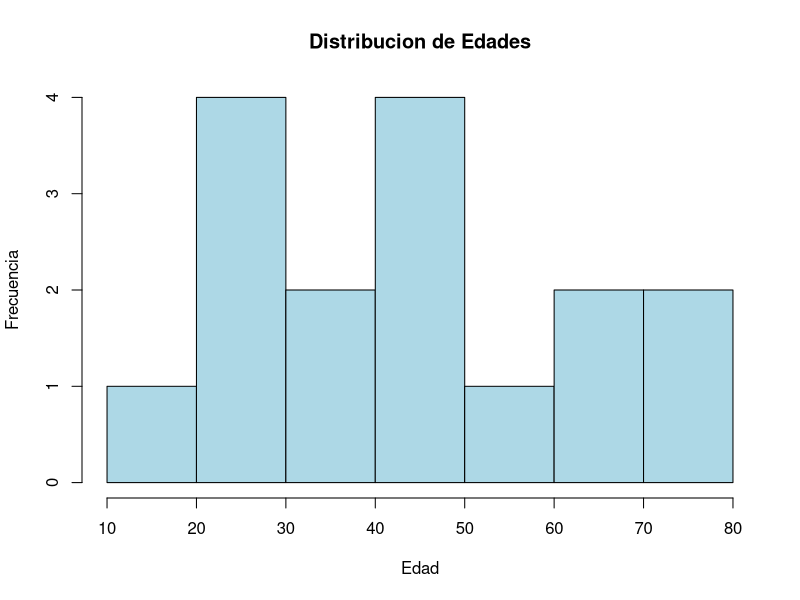
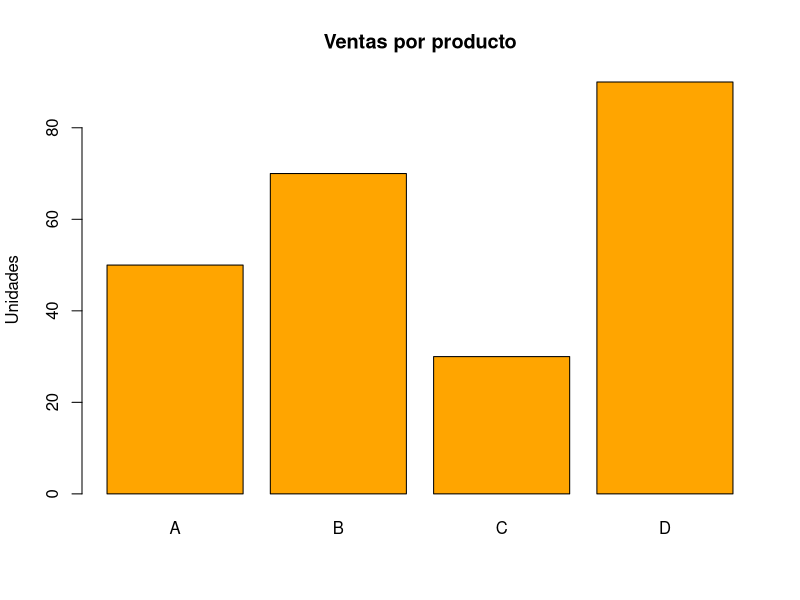
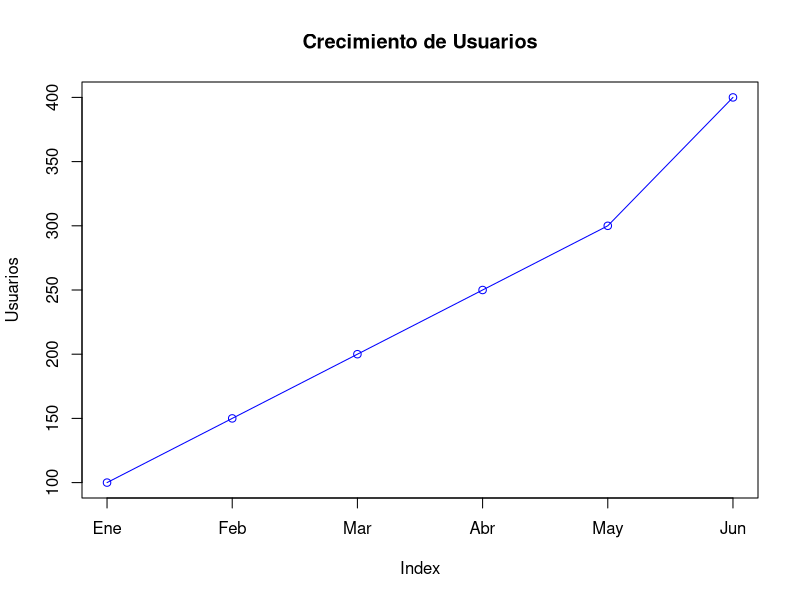
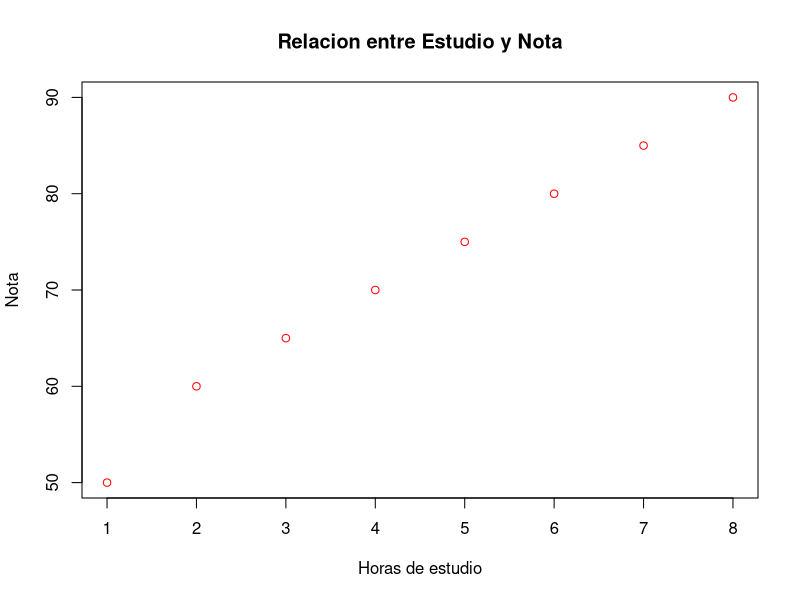
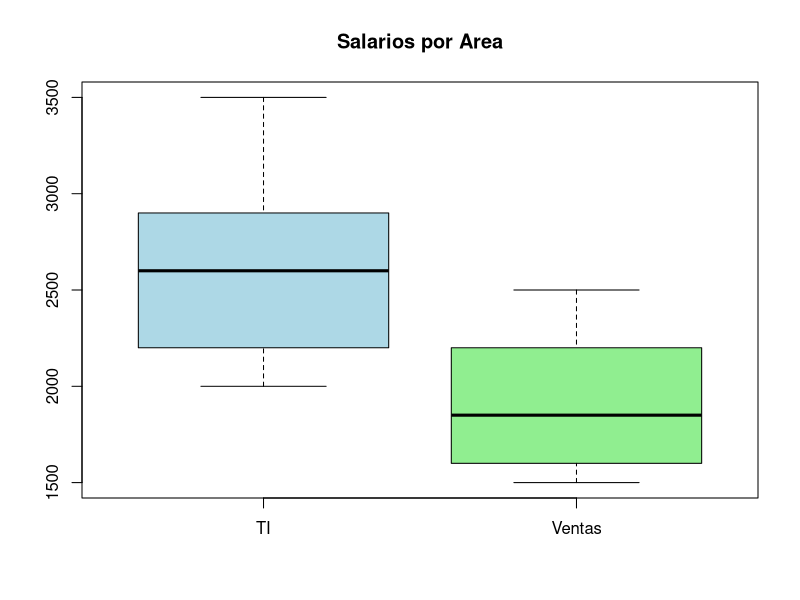
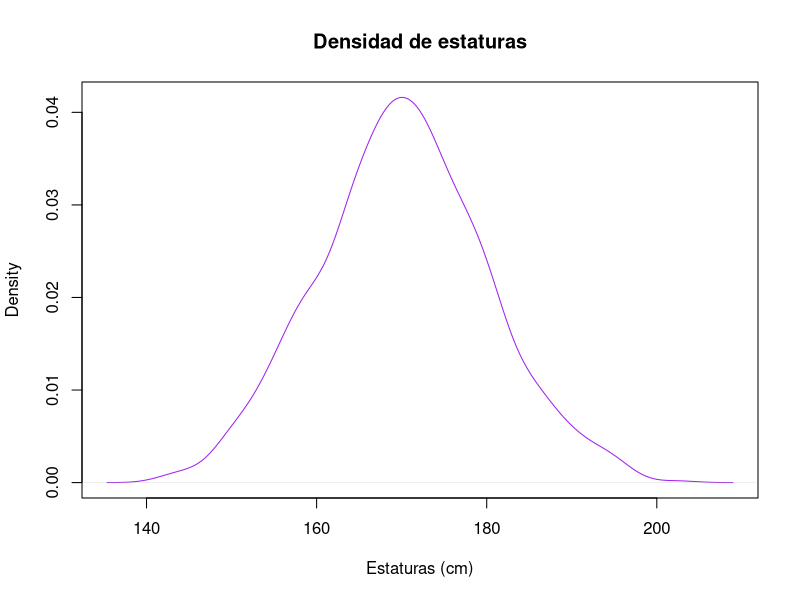
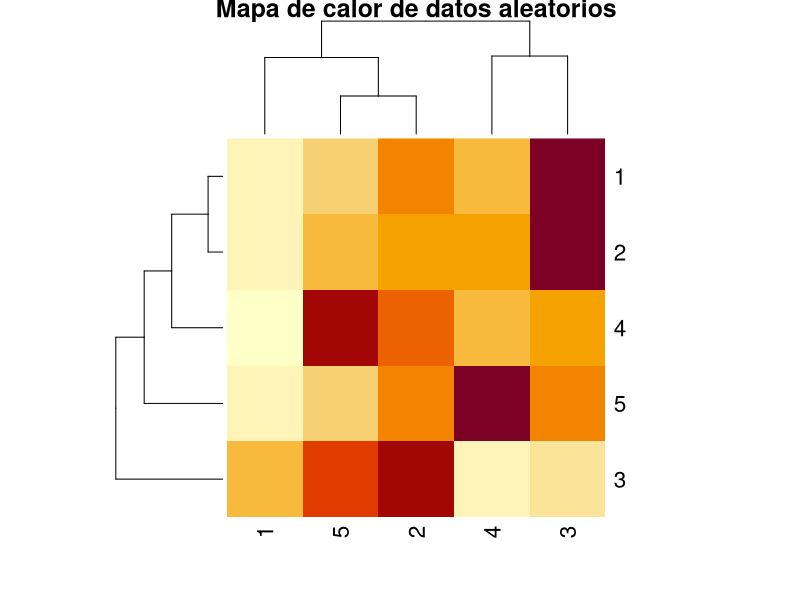
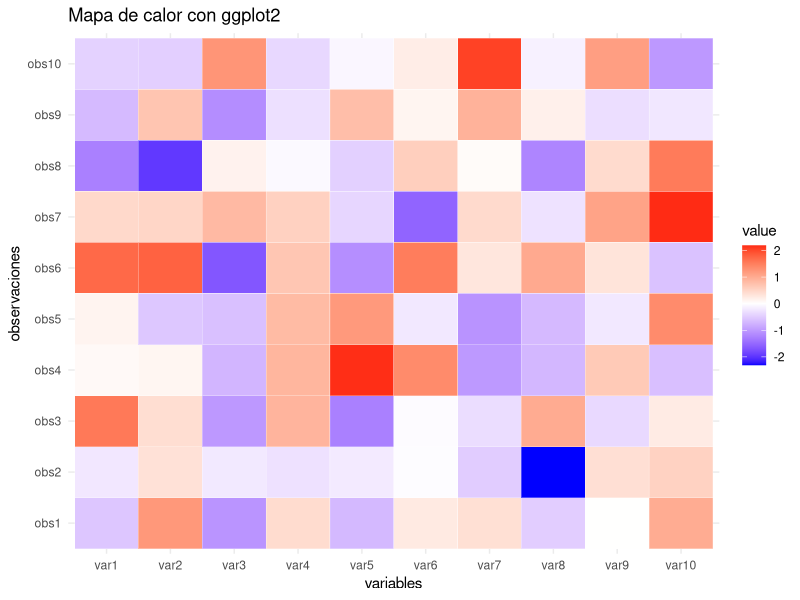

The R source for these figures, in order:
#1. Histograma

edades <- c(18,22,25,30,30,35,40,41,45,50,50,60,65,70,72,80)
hist(edades, col="lightblue", main="Distribucion de Edades",
     xlab="Edad", ylab="Frecuencia", breaks=8)

#2. Diagrama de barras

productos <- c("A", "B", "C", "D")
ventas <- c(50, 70, 30, 90)
barplot(ventas, names.arg=productos, col="orange", main="Ventas por producto", ylab="Unidades")

#3. Graficas de lineas

meses <- c("Ene", "Feb", "Mar", "Abr", "May", "Jun")
usuarios <- c(100, 150, 200, 250, 300, 400)
plot(usuarios, type="o", col="blue", xaxt="n", main="Crecimiento de Usuarios", ylab="Usuarios")
axis(1, at=1:6, labels = meses)

#4. Diagramas de dispersion

horas <- c(1,2,3,4,5,6,7,8)
nota <- c(50,60,65,70,75,80,85,90)
plot(horas, nota, col="red", main="Relacion entre Estudio y Nota",
     xlab="Horas de estudio", ylab="Nota")

#5. Boxplots (Caja y bigotes)

salarios <- list(TI=c(2000,2200,2500,2700,2900,3500),
                 Ventas=c(1500,1600,1700,2000,2200,2500))
boxplot(salarios, col=c("lightblue","lightgreen"), main="Salarios por Area")

#6. Graficas de densidad
set.seed(123)
datos <- rnorm(1000, mean=170, sd=10)
plot(density(datos), col="purple", main="Densidad de estaturas", xlab="Estaturas (cm)")

#7. Mapas de calor
mat <- matrix(rnorm(25), nrow=5)
heatmap(mat, main="Mapa de calor de datos aleatorios")

# Instalar si no lo tienes
# install.packages ("ggplot2")
# install. packages ("reshape2")

install.packages("reshape2") # Solo la primera vez
install.packages("ggplot2")
library(ggplot2)
library(reshape2)

# Crear matriz de datos (10 x 10)
set.seed(123)
mat <- matrix(rnorm(100), nrow=10)
rownames (mat) <- paste0("obs", 1:10)
colnames (mat) <- paste0("var", 1:10)

# Convertir la matriz a formato largo
df <- melt (mat)

# Revisar el data frame
head (df)

#7. Graficar mapa de calor
ggplot(data=df, aes(x=Var2, y=Var1, fill=value)) +
  geom_tile(color="white") +
  scale_fill_gradient2(low="blue", mid="white", high="red", midpoint=0) +
theme_minimal() +
labs(title="Mapa de calor con ggplot2", x="variables", y="observaciones")

#8. Diagramas de dispersión
library(ggplot2)
set.seed(123)
datos <- data.frame(
  grupo=rep(c("A","B"), each=200),
  valores=c(rnorm(200, mean=50), rnorm(200, mean=60))
)
  ggplot(datos, aes(x=grupo, y=valores, fill=grupo)) +
    geom_violin() +
    ggtitle("Diagrama de violin")
  
#9. Gráficas de area
ventas <- c(10,20,30,50,80,120)
plot (ventas, type="n", main="ventas Acumuladas", xlab="Tiempo", ylab="ventas")
polygon(c(1:6,6,1), c(ventas,0,0), col="lightblue")
lines (ventas, col="blue", lwd=2)

#10. Gráficas de torta(Pie charts)
valores <- c(40, 25, 20, 15)
categorias <- c("carrera A","carrera B", "carrera c","carrera D")
pie(valores, labels=categorias, main="Distribucion de Estudiantes", col=rainbow(4))

#11. Pair plots (Matrices de dispersión)
pairs(iris[,1:4], main="Pair Plot de Iris")

#12. Gráficas de correlación
install.packages("corrplot")
library(corrplot)
matriz <- cor (mtcars)
corrplot(matriz, method="color", type="upper", tl.col="black")

#13. Gráficas de regresión
x <- c(1,2,3,4,5,6,7,8)
y <- c(2,4,5,4,5,7,8,9)
modelo <- lm(y ~ x)
plot (x, y, pch=16, main="Regresion lineal")
abline(modelo, col="blue", lwd=2)

#14. Series de tiempol
datos <- ts(c(100,120,130,125,140,160), start=2020, frequency=1)
plot (datos, col="darkgreen", main="Serie de Tiempo: Ventas Anuales")

#15. Gráficas de burbujas
x <- c(5,10,15,20)
y <- c(3,7,8,12)
tam <- c(2,5,10,15)
symbols(x, y, circles=tam, inches=0.2, bg="lightblue", main="Grafico de Burbujas")
